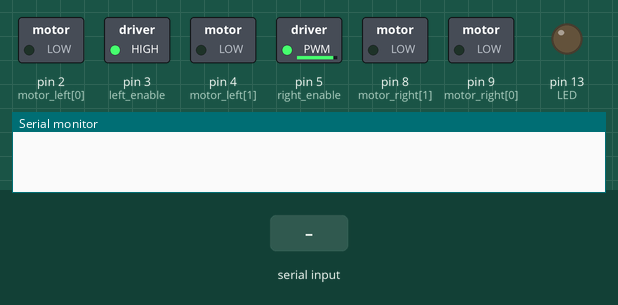
Bench run of a sketch on a simulated Arduino Uno, built with avr-gcc and run on an emulated ATmega328P. Shown: switched loads named in the sketch (green lamp = pin HIGH), output pins drawn as LEDs (lit = HIGH), the last lines printed to the serial monitor. The inputs (shaded band) are chosen by the test bench.

Above: at 1.2 s.
1.3 s: "w" received over Serial
At 2.5 s:
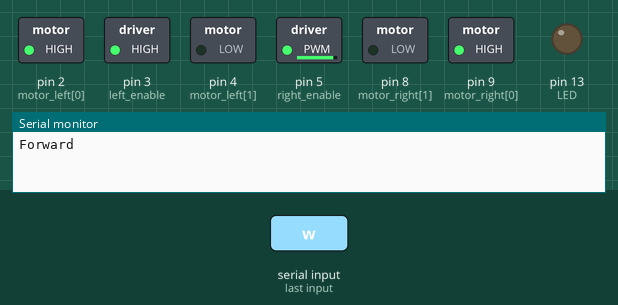
2.8 s: "s" received over Serial
At 3.9 s:
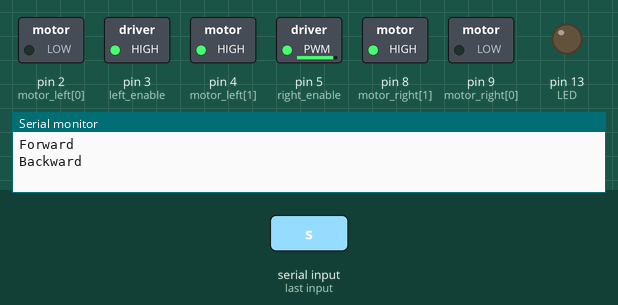
4.3 s: "a" received over Serial
At 5.0 s:
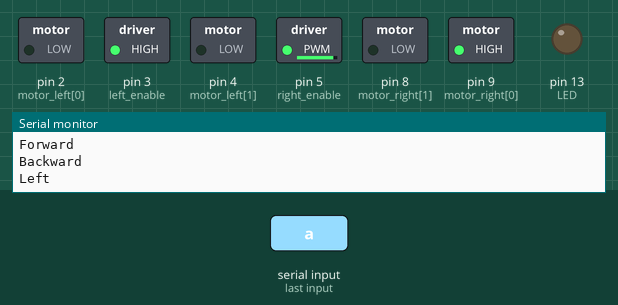
5.8 s: "d" received over Serial
At 6.1 s:
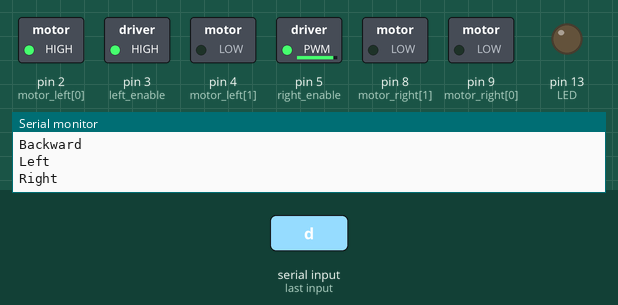
7.3 s: "q" received over Serial
At 8.5 s:
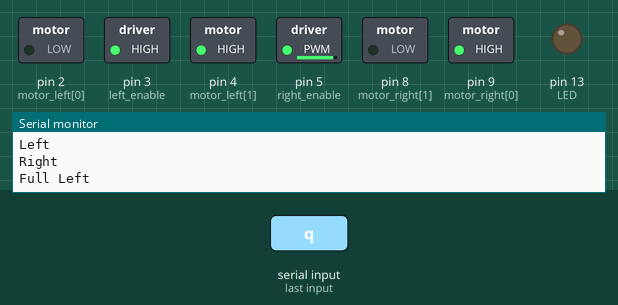
8.8 s: "e" received over Serial
At 9.6 s:
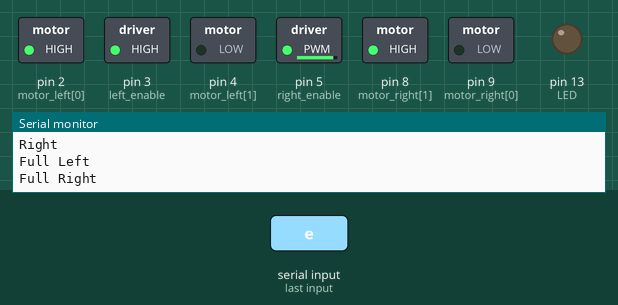
Timing chart, 0 to 11.3 s (numbered marks = the images above; inputs shaded):
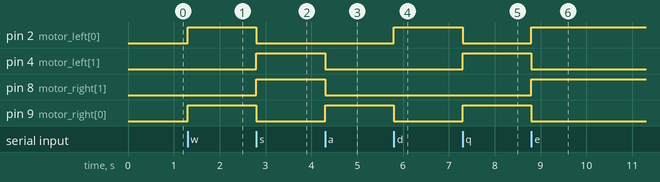

Measured:
- after the input at 1.3 s, pin 2 (motor_left[0]), pin 9 (motor_right[0]): LOW → HIGH at once
- after the input at 2.8 s, pin 2 (motor_left[0]), pin 9 (motor_right[0]): HIGH → LOW at once; pin 4 (motor_left[1]), pin 8 (motor_right[1]): LOW → HIGH at once
- after the input at 4.3 s, pin 4 (motor_left[1]), pin 8 (motor_right[1]): HIGH → LOW at once; pin 9 (motor_right[0]): LOW → HIGH at once
- after the input at 5.8 s, pin 2 (motor_left[0]): LOW → HIGH at once; pin 9 (motor_right[0]): HIGH → LOW at once
- after the input at 7.3 s, pin 2 (motor_left[0]): HIGH → LOW at once; pin 4 (motor_left[1]), pin 9 (motor_right[0]): LOW → HIGH at once
- after the input at 8.8 s, pin 2 (motor_left[0]), pin 8 (motor_right[1]): LOW → HIGH at once; pin 4 (motor_left[1]), pin 9 (motor_right[0]): HIGH → LOW at once

The sketch:

wsad.ino
```cpp
char inChar;
int motor_delay = 100;

int LED = 13;
// --------------------------------------------------------------------------- Motors
int motor_left[] = {2,4};
int motor_right[] = {9,8};
int left_enable = 3;
int right_enable = 5;
int motor_speedl = 255;
int motor_speedr = 230;

// --------------------------------------------------------------------------- Setup
void setup() {
Serial.begin(9600);

int i;
for(i = 0; i < 2; i++){
pinMode(motor_left[i], OUTPUT);
pinMode(motor_right[i], OUTPUT);
}
pinMode(LED,OUTPUT);
pinMode(left_enable, OUTPUT);
pinMode(right_enable, OUTPUT);
analogWrite(left_enable, motor_speedl);
analogWrite(right_enable,motor_speedr);
}

// --------------------------------------------------------------------------- Loop
void loop() {
  //drive_forward();
  if (Serial.available() > 0) {
    // get incoming byte:
    inChar = Serial.read();
    switch (inChar) {

      case 'w':
        drive_forward();
        //delay(motor_delay);
        //motor_stop();
        break;

      case 's':
        drive_backward();
        //delay(motor_delay);
        //motor_stop();
        break;

      case 'a':
        turn_left();
        //delay(motor_delay);
        //motor_stop();
        break;

      case 'd':
        turn_right();
        //delay(motor_delay);
        //motor_stop();
        break;

       case 'q':
        full_left();
        //delay(motor_delay);
        //motor_stop();
        break;

       case 't':
        motor_stop();
        //delay(motor_delay);
        //motor_stop();
        break;

       case 'e':
        full_right();
        //delay(motor_delay);
        //motor_stop();
        break;

       case 'l':
        digitalWrite(LED,HIGH);
        delay(2000);
        digitalWrite(LED,LOW);
        break;

    }
  }


}

// --------------------------------------------------------------------------- Drive

void motor_stop(){
digitalWrite(motor_left[0], LOW);
digitalWrite(motor_left[1], LOW);
Serial.println("Stop");
digitalWrite(motor_right[0], LOW);
digitalWrite(motor_right[1], LOW);
delay(25);
}

void drive_forward(){
digitalWrite(motor_left[0], HIGH);
digitalWrite(motor_left[1], LOW);
Serial.println("Forward");
digitalWrite(motor_right[0], HIGH);
digitalWrite(motor_right[1], LOW);
}

void drive_backward(){
digitalWrite(motor_left[0], LOW);
digitalWrite(motor_left[1], HIGH);
Serial.println("Backward");
digitalWrite(motor_right[0], LOW);
digitalWrite(motor_right[1], HIGH);
}

void turn_left(){
digitalWrite(motor_left[0], LOW);
digitalWrite(motor_left[1], LOW);
Serial.println("Left");
digitalWrite(motor_right[0], HIGH);
digitalWrite(motor_right[1], LOW);
}

void turn_right(){
digitalWrite(motor_left[0], HIGH);
digitalWrite(motor_left[1], LOW);
Serial.println("Right");
digitalWrite(motor_right[0], LOW);
digitalWrite(motor_right[1], LOW);
}

void full_left(){
digitalWrite(motor_left[0], LOW);
digitalWrite(motor_left[1], HIGH);
Serial.println("Full Left");
digitalWrite(motor_right[0], HIGH);
digitalWrite(motor_right[1], LOW);
}

void full_right(){
digitalWrite(motor_left[0], HIGH);
digitalWrite(motor_left[1], LOW);
Serial.println("Full Right");
digitalWrite(motor_right[0], LOW);
digitalWrite(motor_right[1], HIGH);
}
```
